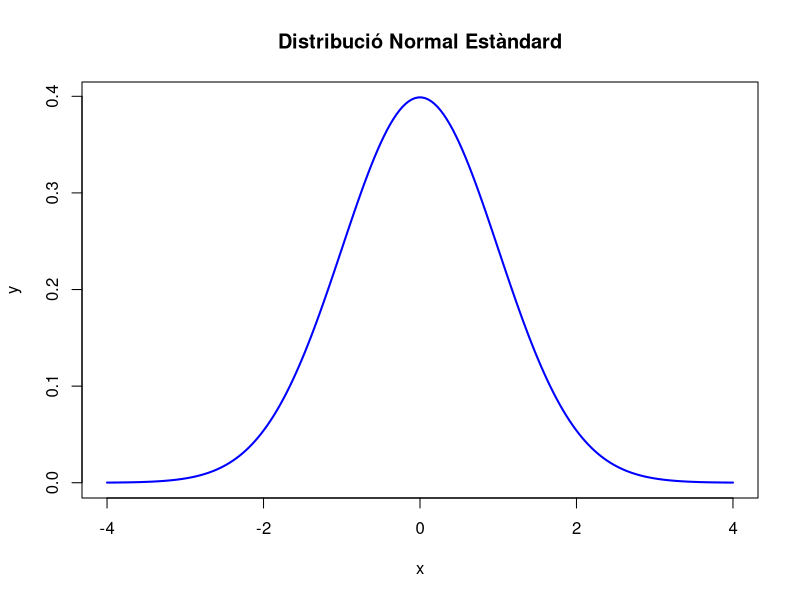

Generate this figure with R: (Note: this script raises an error after producing the figure.)
## ---- chunk 1
x <- seq(-4, 4, length = 200)
## ---- chunk 2
y <- dnorm(x, mean = 0, sd = 1)
## ---- chunk 3
plot(x, y, type = "l", lwd = 2, col = "blue",
     main = "Distribució Normal Estàndard")
## ---- chunk 4
set.seed(42)  # Fixem la llavor per garantir la reproduïbilitat

# Simulem 5000 valors d'una distribució normal amb mitjana 5 i desviació estàndard 2
dades_normal <- rnorm(n = 5000, mean = 5, sd = 2)
dades_normal[0:10]
## ---- chunk 5
dades_df <- data.frame(simulacio = round(dades_normal, 2))
head(dades_df)
## ---- chunk 6
dir.create("datasets/fonaments", recursive = TRUE, showWarnings = FALSE)
write.csv(dades_df, "datasets/fonaments/dades_normal.csv", row.names = FALSE)
## ---- chunk 7
dades_carregades <- read.csv("datasets/fonaments/dades_normal.csv")
head(dades_carregades)
## ---- chunk 8
hist(dades_carregades[,'simulacio'], breaks = 20, freq = FALSE, col = "lightblue",
     main = "Histograma de les dades simulades",
     xlab = "Valors simulats")

# Afegim la corba normal teòrica amb mitjana = 5 i sd = 2
curve(dnorm(x, mean = 5, sd = 2), col = "red", lwd = 2, add = TRUE)
## ---- chunk 9
mostra_n20 = sample(dades_normal, 20, replace=FALSE)
## ---- chunk 10
# Exemple: càlcul de la mitjana i la variància mostral
mean(mostra_n20)   # mitjana mostral
var(mostra_n20)    # variància mostral
## ---- chunk 11
# Funció per calcular mitjanes mostral a partir d'una població
simula_mitjanes <- function(dades, n, M) {
  replicate(M, mean(sample(dades, n, replace = FALSE)))
}
## ---- chunk 12
# Nombre de repeticions (M = quantes mostres generem)
M <- 1000  

# Generem mostres per a n = 1, 10, 100 a partir de la població normal anterior
mitjanes_n1   <- simula_mitjanes(dades_normal, 1, M)
mitjanes_n10  <- simula_mitjanes(dades_normal, 10, M)
mitjanes_n100 <- simula_mitjanes(dades_normal, 100, M)
## ---- chunk 13
# Dibuixem els histogrames comparant amb la distribució normal teòrica
par(mfrow = c(1, 3))

hist(mitjanes_n1, breaks = 40, freq = FALSE, col = "lightblue",
     main = "n = 1", xlab = "Mitjana mostral", xlim = c(0, 10))
curve(dnorm(x, mean = 5, sd = sqrt(4/1)), col = "red", lwd = 2, add = TRUE)

hist(mitjanes_n10, breaks = 40, freq = FALSE, col = "lightblue",
     main = "n = 10", xlab = "Mitjana mostral", xlim = c(0, 10))
curve(dnorm(x, mean = 5, sd = sqrt(4/10)), col = "red", lwd = 2, add = TRUE)

hist(mitjanes_n100, breaks = 40, freq = FALSE, col = "lightblue",
     main = "n = 100", xlab = "Mitjana mostral", xlim = c(0, 10))
curve(dnorm(x, mean = 5, sd = sqrt(4/100)), col = "red", lwd = 2, add = TRUE)
## ---- chunk 14
# Definim una població NO normal barrejant diverses distribucions
dades_no_normal <- c(
  rnorm(6000, mean = -3, sd = 2),    
  runif(10000, min = -1, max = 4),   
  rexp(8000, rate = 0.4) + 2,        
  rnorm(8000, mean = 15, sd = 3),    
  runif(10000, min = 20, max = 30)   
)

hist(dades_no_normal, breaks = 200, col = "lightblue",
     main = "Població no normal", xlab = "Valors")

## ---- chunk 15
# Calculem els paràmetres reals d’aquesta població
mu <- mean(dades_no_normal)
sigma2 <- sum((dades_no_normal-mu)^2)/length(dades_no_normal)
mu; sigma2
## ---- chunk 16
# Generem mostres per a n = 1, 10, 100 a partir de la població no normal
mitjanes_n1   <- simula_mitjanes(dades_no_normal, 1, M)
mitjanes_n10  <- simula_mitjanes(dades_no_normal, 10, M)
mitjanes_n100 <- simula_mitjanes(dades_no_normal, 100, M)

# Dibuixem els histogrames comparant amb la distribució normal teòrica
par(mfrow = c(1, 3))

hist(mitjanes_n1, breaks = 50, freq = FALSE, col = "lightblue",
     main = "n = 1", xlab = "Mitjana mostral", xlim = c(-15, 35))
curve(dnorm(x, mean = mu, sd = sqrt(sigma2/1)), col = "red", lwd = 2, add = TRUE)

hist(mitjanes_n10, breaks = 50, freq = FALSE, col = "lightblue",
     main = "n = 10", xlab = "Mitjana mostral", xlim = c(-15, 35))
curve(dnorm(x, mean = mu, sd = sqrt(sigma2/10)), col = "red", lwd = 2, add = TRUE)

hist(mitjanes_n100, breaks = 50, freq = FALSE, col = "lightblue",
     main = "n = 100", xlab = "Mitjana mostral", xlim = c(-15, 35))
curve(dnorm(x, mean = mu, sd = sqrt(sigma2/100)), col = "red", lwd = 2, add = TRUE)
